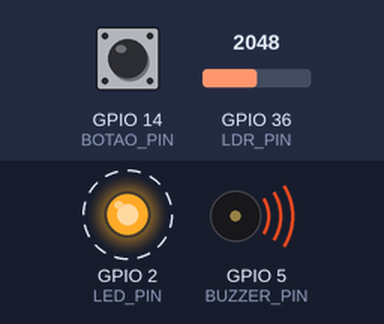
This sketch was run on a simulated ESP32. Parts: output pins drawn as LEDs (lit = HIGH), buzzer (waves = sounding). Dashed ring = blinking. The test bench sets the inputs (shaded band); at power-on: GPIO 14 (BOTAO_PIN) HIGH, GPIO 36 (LDR_PIN) = 2048. What the sketch prints to the serial monitor is not drawn.

Above: at 0.07 s.
Timing chart, 0 to 3.0 s (numbered marks = the images above):
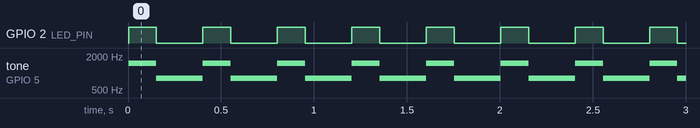

The sketch:

C_digo.ino
```cpp
// ===============================
// PINOS
// ===============================
#define LDR_PIN A0          // Entrada analógica do LDR
#define LED_PIN 2           // LED de alerta
#define BUZZER_PIN 5        // Buzzer
#define BOTAO_PIN 14        // Botão de reset

// ===============================
// VARIÁVEIS DO SISTEMA
// ===============================
bool alarmeDisparado = false;
int limiteLuz = 800;  // Ajuste conforme o ambiente (0–4095 no ESP32)

// Debounce da interrupção
unsigned long debounce = 0;

// ===============================
// INTERRUPÇÃO DO BOTÃO
// ===============================
void IRAM_ATTR resetAlarme() {
  unsigned long agora = millis();

  if (agora - debounce > 300) {
    alarmeDisparado = false;

    digitalWrite(LED_PIN, LOW);
    digitalWrite(BUZZER_PIN, LOW);

    debounce = agora;
  }
}

void setup() {
  Serial.begin(115200);

  pinMode(LED_PIN, OUTPUT);
  pinMode(BUZZER_PIN, OUTPUT);
  pinMode(BOTAO_PIN, INPUT_PULLUP);

  // Interrupção
  attachInterrupt(digitalPinToInterrupt(BOTAO_PIN), resetAlarme, FALLING);

  Serial.println("Cofre IoT iniciado. Aguardando abertura...");
}

void loop() {

  // ===============================
  // LER LDR
  // ===============================
  int luz = analogRead(LDR_PIN);

  Serial.print("LDR: ");
  Serial.println(luz);

  // ===============================
  // DETECTAR ABERTURA DO COFRE
  // ===============================
  if (!alarmeDisparado && luz > limiteLuz) {
    alarmeDisparado = true;
    Serial.println("⚠️ COFRE ABERTO! DISPARANDO ALARME!");
  }

  // ===============================
  // ALARME ATIVO
  // ===============================
  if (alarmeDisparado) {

    // LED piscando
    digitalWrite(LED_PIN, HIGH);
    tone(BUZZER_PIN, 1500);
    delay(150);

    digitalWrite(LED_PIN, LOW);
    tone(BUZZER_PIN, 800);
    delay(150);

  } else {
    // Sistema em standby
    digitalWrite(LED_PIN, LOW);
    digitalWrite(BUZZER_PIN, LOW);
  }

  delay(100);
}
```

Measured:
- by itself, GPIO 2 (LED_PIN): alternates HIGH for 0.15 s and LOW for 0.25 s
- by itself, tone on GPIO 5 (BUZZER_PIN): alternates 1500 Hz for 0.15 s and 800 Hz for 0.25 s
